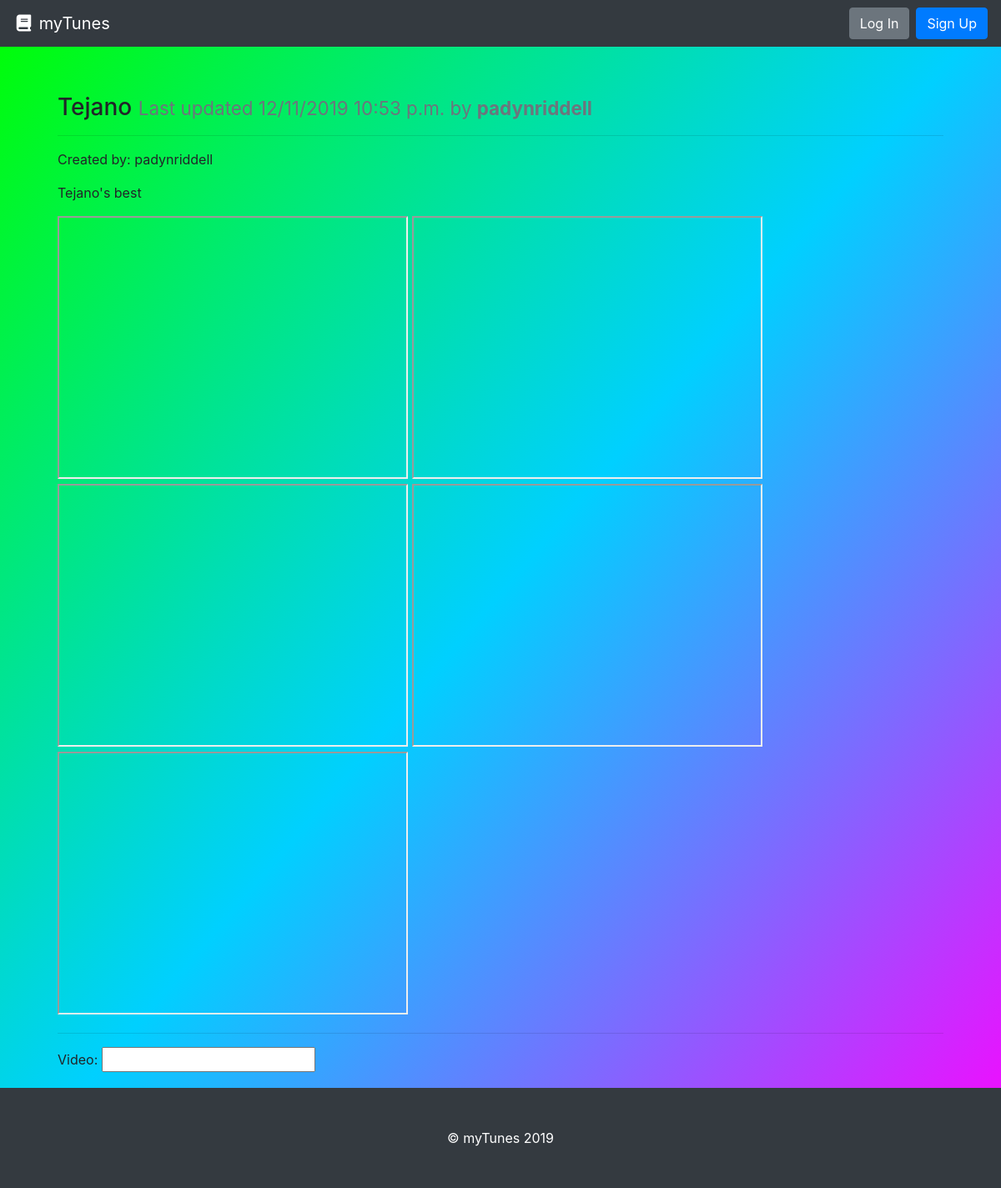
Screenshot of /tejano/ with the database file from the repository.
### playlist/models.py (models this page shows, shortened)
class Playlist(models.Model):
    playlist_name = models.CharField(max_length=settings.PLAYLISTER_NAME_MAX_LENGTH, unique=True,
                             help_text="Title of your page.")
    author = models.ForeignKey(User, on_delete=models.PROTECT,
                            help_text="The user that posted this playlist.")
    slug = models.CharField(max_length=settings.PLAYLISTER_NAME_MAX_LENGTH, blank=True, editable=False,
                            help_text="Unique URL path to access this playlist. Generated by the system.")
    description = models.TextField(
        help_text="Write the description of your playlist here.")
    created = models.DateTimeField(auto_now_add=True,
                                   help_text="The date and time this page was created. Automatically generated when the model saves.")
    modified = models.DateTimeField(auto_now=True,
                                    help_text="The date and time this page was updated. Automatically generated when the model updates.")

class Video(models.Model):
    video = models.CharField(max_length=200)
    playlist_id = models.ForeignKey(Playlist, on_delete=models.CASCADE)

### playlist/views.py (the view, shortened to what this page needs)
# urls.py: path('<str:slug>/', PlaylistDetailView.as_view(), name='playlist-details-page')
class PlaylistDetailView(DetailView):
    model = Playlist
    def get(self, request, slug):
        playlist = self.get_queryset().get(slug__iexact=slug)
        video_form = VideoForm()
        return render(request, 'playlist.html', {
          'playlist': playlist,
          'video_form': video_form
        })

### playlist/forms.py
class VideoForm(forms.ModelForm):
    class Meta:
        model = Video
        fields = ['video']

### playlist/templates/playlist.html (shortened to what this page needs)
{% extends 'base.html' %}
{% load static %}
        {% block head %}
        <link rel="stylesheet" type="text/css" href="{% static 'playlist/style.css' %}">
        {% endblock head %}
{% block content %}
  <div class="row">
    <div class="col m-4">
      <h3>{{ playlist.playlist_name }} <small class="text-muted">Last updated {{ playlist.modified|date:"SHORT_DATETIME_FORMAT" }} by <b>{{ playlist.author.username }}</b></small></h3>
      <hr>
      <p>Created by: {{ playlist.author|linebreaksbr }}</p>
      <p>{{ playlist.description|linebreaksbr }}</p>
      {% for video in playlist.video_set.all %}
      <iframe width="420" height="315"
          src="{{ video.video }}">
        </iframe>
      {% endfor %}
      <hr>
      <form action='' method='POST'>
        {{ video_form.as_p|linebreaksbr }}
      </form>
      <p>For links to youtube videos, include in the form of "https://www.youtube.com/embed/".</p>
      <a href="{% url 'playlist-list-page' %}">Back to List</a>
    </div>
  </div>
{% endblock %}

### playlist/static/playlist/style.css (style rules this page uses)
body { height: 100%; margin: 0; background-repeat: no-repeat; background-attachment: fixed; background-image: linear-gradient(to bottom right, rgb(0, 255, 0), rgb(0, 208, 255), rgb(255, 0, 255)); }

### rows the page displays
Playlist: playlist_name "Tejano", modified "12/11/2019 10:53 p.m.", author.username "padynriddell", author "padynriddell", description "Tejano's best"
